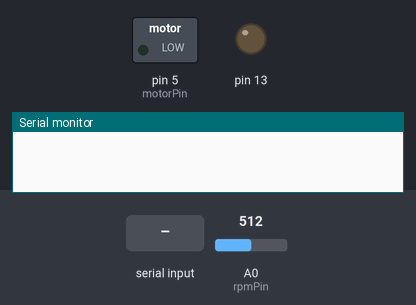
The sketch below on a simulated Arduino Uno, built with avr-gcc and run on an emulated ATmega328P. Shown: switched loads named in the sketch (green lamp = pin HIGH), output pins drawn as LEDs (lit = HIGH), the last lines printed to the serial monitor. The inputs (shaded band) are chosen by the test bench; at power-on: A0 (rpmPin) = 512.

Above: at 6.2 s.
6.3 s: "90,45\n" received over Serial
At 8.3 s:
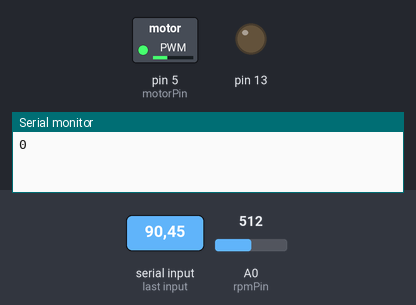
9.3 s: "200\n" received over Serial
At 11.4 s:
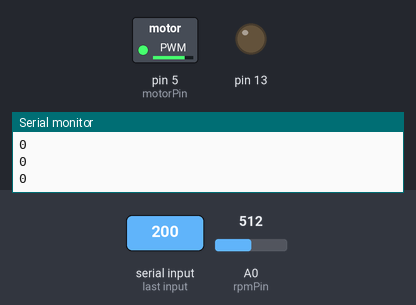
12.3 s: "30,150\n" received over Serial
At 15.2 s:
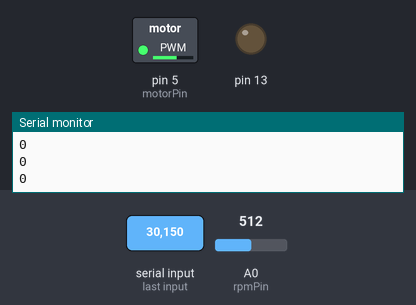
15.3 s: "90\n" received over Serial
At 18.3 s:
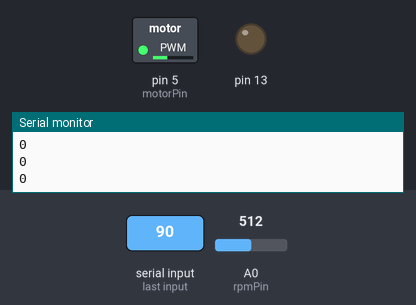
Timing chart, 0 to 19.3 s (numbered marks = the images above; inputs shaded):
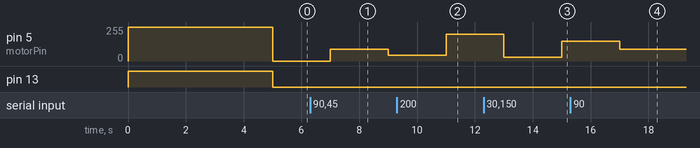

Measured:
- after the input at 6.3 s, pin 5 (motorPin): 0/255 → 90/255 after 0.70 s, → 45/255 2.0 s later
- after the input at 9.3 s, pin 5 (motorPin): 45/255 → 200/255 after 1.7 s
- after the input at 12.3 s, pin 5 (motorPin): 200/255 → 30/255 after 0.70 s, → 150/255 2.0 s later
- after the input at 15.3 s, pin 5 (motorPin): 150/255 → 90/255 after 1.7 s

The sketch:

MotorBlock.ino
```cpp
#define motorPin 5
#define rpmPin A0

int sensorMax = 0;
int realRpm;
int optRpm;

void setup()
{
  pinMode(motorPin, OUTPUT);
  pinMode(13, OUTPUT);

  sensorMax = getSensorMax(); // get the maximum sensorVal

  analogWrite(motorPin, 0);
  digitalWrite(13, LOW);

  Serial.begin(9600);
}

void loop()
{
  /* print realRpm and send to processing */
  realRpm = getRpm(sensorMax);
  Serial.println(realRpm);
  /* get optRpm from processing and applied to the hardware  */
  optRpm = Serial.parseInt(); // get the optRpm from processing and convert to Int
  inputOptRpm(optRpm);
}


int getSensorMax()
{
  int _sensorValue = 0;         // the sensor value
  int _sensorMin = 1023;        // minimum sensor value
  int _sensorMax = 0;           // maximum sensor value
  digitalWrite(13, HIGH);
  analogWrite(motorPin, 255);
  while (millis() < 5000)
  {
    _sensorValue = analogRead(rpmPin);
    if (_sensorValue > _sensorMax)
    {
      _sensorMax = _sensorValue;
    }
    if (_sensorValue < _sensorMin)
    {
      _sensorMin = _sensorValue;
    }
  }
  return _sensorMax;
}

void inputOptRpm(int optRpm)
{
  /* the function is for writing in speed */
  if (Serial.available())
  {
    if (optRpm >= 0 && optRpm <= 255)
    {
      analogWrite(motorPin, optRpm);
    }
  }
}

double getRpm(int sensorMax)
{
  unsigned long start_time = millis();
  unsigned long end_time = start_time;
  int rps = 0;
  int rpm = 0;
  int count = 0;
  int sensor = analogRead(rpmPin);
  int newstate = 0 ;  // newstate is either 0 or 1

  int halfpoint = sensorMax / 2 ;  // get the halfpoint

  while (end_time - start_time < 2000)
  {
    if (sensor < halfpoint && newstate != 1)
    {
      count++ ;
      newstate = 1;
    }
    else if (sensor > halfpoint)
    {
      newstate = 0 ;
    }
    sensor = analogRead(rpmPin);
    end_time = millis();
  }

  rps = count;
  rpm = rps * 30 ;
  return rpm;
}
```
